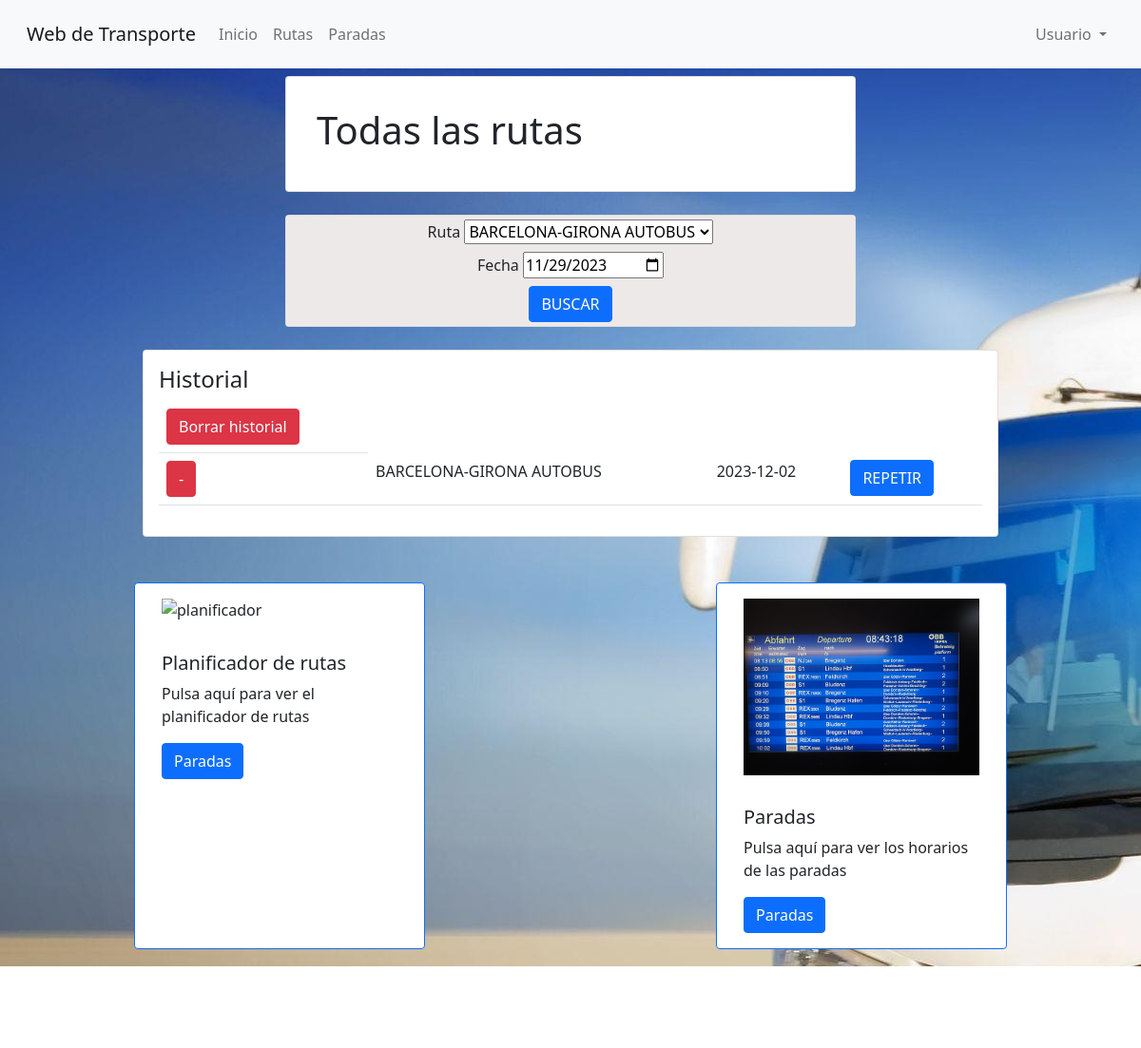
Before: /rutas.php (signed in) with the older database file.
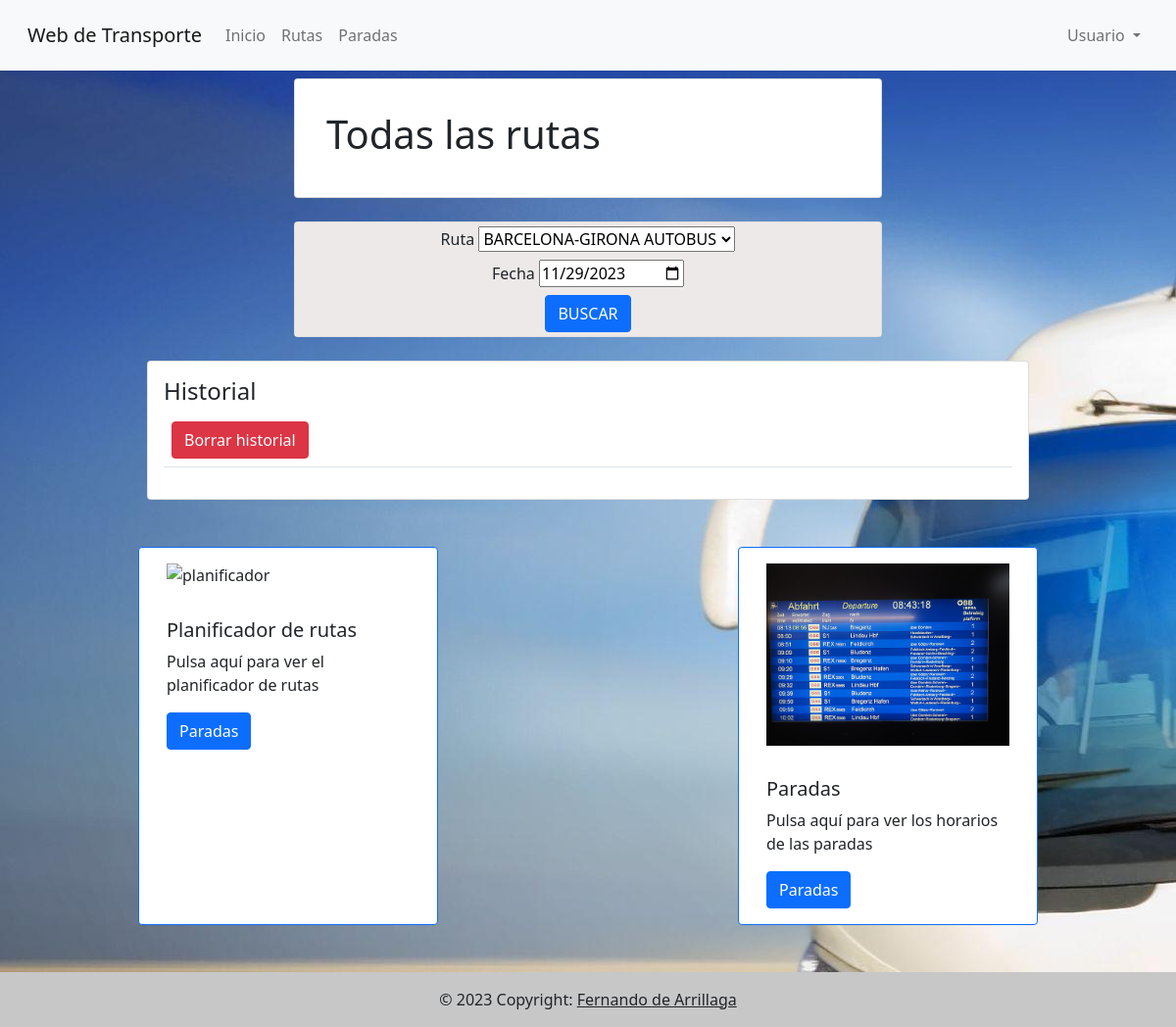
After: the same page with the newer database file.
### tables this page shows
CREATE TABLE `historial` (
  `id` int(11) NOT NULL,
  `origen` varchar(11) DEFAULT NULL,
  `destino` varchar(11) DEFAULT NULL,
  `ruta` varchar(100) DEFAULT NULL,
  `parada` varchar(20) DEFAULT NULL,
  `fecha` date NOT NULL,
  `autobus` varchar(10) DEFAULT NULL,
  `tren` varchar(10) DEFAULT NULL,
  `id_usuario` int(11) DEFAULT NULL
);

CREATE TABLE `rutas` (
  `id` int(11) NOT NULL,
  `id_ruta` int(11) NOT NULL,
  `lugar_salida` varchar(20) NOT NULL,
  `lugar_llegada` varchar(20) NOT NULL,
  `hora_salida` time NOT NULL,
  `hora_llegada` time NOT NULL,
  `dias_semana` varchar(7) NOT NULL,
  `medio` varchar(20) NOT NULL,
  `operador` varchar(20) NOT NULL
);

### rutas.php (the view, shortened to what this page needs)
<!DOCTYPE html>
<html lang="en">
<head>
</head>
<header>
    <?php require_once('header.php');?>
</header>
<body>
<div class="d-flex justify-content-center">
  <div class="card col-12 col-md-6 p-3 ">
    <h1 class="p-3">Todas las rutas</h1>
</div>
</div>
<?php
        $conexion=mysqli_connect("localhost", "root", "", "transporte");
        $sql=$conexion->query("SELECT * FROM `rutas` WHERE 1 GROUP BY `id_ruta` ORDER BY `lugar_salida`,`lugar_llegada` ,`medio`");
        $rutas=[];
        while ($row = mysqli_fetch_assoc($sql)) {
            array_push($rutas, $row);
          }
        ?>
        <br>
        <div class="d-flex justify-content-center">
        <div class="card col-12 col-md-6  ">
        <form name="busqueda" class="formulario" action="resultadorutas.php" method="post" onsubmit="return validacionFecha()">
        <div class="p-1">
        <label>Ruta</label>
        <select name="ruta" id="ruta">
            <?php
            foreach ($rutas as $value){
                echo "<option value=".$value['id_ruta'].">". $value["lugar_salida"]."-".$value["lugar_llegada"]. " ".$value["medio"]." </option>";
            }
            ?>
        </select>
        </div>
        <div class="p-1">
        <label for="fecha">Fecha</label>
        <input type="date" name="fecha" id="fecha" value="<?php echo date('Y-m-d'); ?>"><br>
        </div>
        <div class="p-1">
        <input type="submit" class="btn btn-primary" value="BUSCAR">
        </div>
        </form>
        </div>
        </div>
        <br>
        <div class="row justify-content-around">
            <?php
            $pagina="rutas";
            if (isset($_SESSION["usuario"])) {
                require_once("historial.php");
            }
            ?>
        </div>
</body>
<footer>
</footer>
</html>

### header.php (shortened to what this page needs)
<!DOCTYPE html>
<html lang="en">
<head>
    <link href="https://cdn.jsdelivr.net/npm/bootstrap@5.0.2/dist/css/bootstrap.min.css" rel="stylesheet">
    <link href="style.css" rel="stylesheet">
</head>
<header>
    <nav class="navbar navbar-expand-lg navbar-light bg-light fixed-top p-3">
        <div class="container-fluid">
          <a class="navbar-brand" href="index.php">Web de Transporte</a>
          <div class="collapse navbar-collapse" id="navbarSupportedContent">
            <ul class="navbar-nav me-auto mb-2 mb-lg-0">
              <li class="nav-item">
                <a class="nav-link" aria-current="page" href="index.php">Inicio</a>
              </li>
              <li class="nav-item">
                <a class="nav-link" aria-current="page" href="rutas.php">Rutas</a>
              </li>
              <li class="nav-item">
                <a class="nav-link" aria-current="page" href="paradas.php">Paradas</a>
              </li>
            </ul>
            <?php
            if (!isset($_SESSION["usuario"])) {
                ?>
                <div class="d-flex">
              <ul class="navbar-nav">
                <li class="nav-item dropdown">
                  <a class="nav-link dropdown-toggle" href="#" id="navbarDropdownMenuLink" role="button" data-bs-toggle="dropdown" aria-expanded="false">
                    Iniciar sesión
                  </a>
                  <div class="dropdown-menu dropdown-menu-end menuIniciar">
                    <form class="px-4 py-3" method="post" action="iniciarSesion.php">
                      <div class="mb-3">
                        <label for="Usuario" class="form-label">Usuario</label>
                        <input type="text" class="form-control" id="usuario" name="usuario" placeholder="Usuario">
                      </div>
                      <div class="mb-3">
                        <label for="contraseña" class="form-label">Contraseña</label>
                        <input type="password" class="form-control" id="password" name="password" placeholder="Password">
                      </div>
                      <button type="submit" class="btn btn-primary">Iniciar sesión</button>
                    </form>
                  </div>
                </li>
              </ul>
            </div>
              <div class="d-flex">
                <li class="navbar-nav">
                  <a class="nav-link" aria-current="page" href="registro.php">Registrarse</a>
                </li>
              </div>
              <?php
            } else{
                ?>
                <div class="d-flex">
              <ul class="navbar-nav">
                <li class="nav-item dropdown">
                  <a class="nav-link dropdown-toggle" href="#" id="navbarDropdownMenuLink" role="button" data-bs-toggle="dropdown" aria-expanded="false">
                    <?php echo $_SESSION["usuario"] ?>
                  </a>
                </li>
              </ul>
            </div>
            <?php
            }
            ?>
            </div>
          </div>
      </nav>
</header>
<body>
</body>
</html>

### historial.php (shortened to what this page needs)
<div class="d-flex justify-content-center">
    <div class="card text-start col-12 col-lg-9">
      <div class="card-body">
        <h4 class="card-title">Historial</h4>
        <?php
        $id=$_SESSION["id"];
        if ($pagina=="inicio") {
            $query="SELECT * FROM `historial` WHERE `origen` IS not null AND `destino` IS not null AND `id_usuario`=$id order BY `id` desc;";
        } elseif ($pagina=="rutas") {
            $query="SELECT * FROM `historial` WHERE `ruta` IS NOT NULL AND `id_usuario`=$id  order BY `id` desc;";
        } elseif ($pagina=="paradas") {
            $query="SELECT * FROM `historial` WHERE (`origen` is null AND `destino` is not null) OR (`origen` is NOT null AND `destino` is null) AND `id_usuario`=$id  order BY `id` desc;";
        }
        $sql=$conexion->query($query);
        $rows = array();
        while ($row = mysqli_fetch_assoc($sql)) {
        array_push($rows, $row);
        }
        ?>
        <table class="table table-stripped">
        <form action="borrarHistorial.php" method="post">
            <td><input type="submit" class="btn btn-danger" value="Borrar historial"></a></td>
            </form>
        <?php
        for ($i=0; $i < count($rows); $i++) {
            echo "<tr>";?>
            <form action="borrarHistorial.php" method="post">
            <td><input type="submit" class="btn btn-danger" value="-"></a></td>
            </form>
            <?php
            if($pagina=="inicio"){
                echo "<td>". $rows[$i]["origen"] ."</td>";
                echo "<td>". $rows[$i]["destino"]."</td>";
                echo "<td>". $rows[$i]["fecha"] ."</td>";
                echo "<td>". $rows[$i]["autobus"] ."</td>";
                echo "<td>". $rows[$i]["tren"] ."</td>";
                ?>
                <form action="resultado.php" method="post">
                <input type = "hidden" name = "origen" value = "<?php echo $rows[$i]['origen']?>" />
                <input type = "hidden" name = "destino" value = "<?php echo $rows[$i]['destino']?>" />
                <input type = "hidden" name = "fecha" value = "<?php echo $rows[$i]['fecha']?>" />
                <input type = "hidden" name = "autobus" value = "<?php echo $rows[$i]['autobus']?>" />
                <input type = "hidden" name = "tren" value = "<?php echo $rows[$i]['tren']?>" />
                <?php
            } elseif ($pagina=="rutas") {
                $ruta=$rows[$i]["ruta"];
                $query2="SELECT * FROM `rutas` WHERE `id_ruta`=$ruta";
                $sql2=$conexion->query($query2);
                $rowRuta = mysqli_fetch_assoc($sql2);
                echo "<td>". $rowRuta["lugar_salida"] ."-".$rowRuta["lugar_llegada"]." ". $rowRuta["medio"] ."</td>";
                echo "<td>". $rows[$i]["fecha"] ."</td>";
                ?>
                <form action="resultadorutas.php" method="post">
                <?php
            }
            ?>
            <td><input type="submit" class="btn btn-primary" value="REPETIR"></a></td>
        </form>
            <?php
            echo "</tr>";
        }
        ?>
        </table>
      </div>
    </div>
</div>

### style.css (style rules this page uses)
.formulario { text-align: center; background-color: #ede9e9; }
body { padding-top: 80px; background-image: url(img/background.jpg); min-height: 100vh; display: flex; flex-direction: column; }
footer { margin-top: auto; }

Changed rows visible on the page:
removed historial: rutas.lugar_salida "BARCELONA", rutas.lugar_llegada "GIRONA", rutas.medio "AUTOBUS", fecha "2023-12-02"
Other visible differences:
text no longer shown: "Paradas Paradas"
text now shown: "Paradas Paradas © 2023 Copyright: Fernando de Arrillaga"
